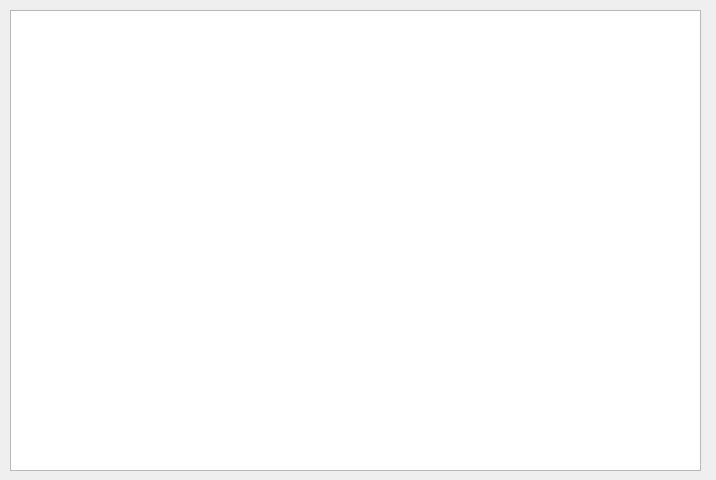
<?xml version="1.0" encoding="UTF-8"?>
<ui version="4.0">
 <class>Dialog</class>
 <widget class="QDialog" name="Dialog">
  <property name="geometry">
   <rect>
    <x>0</x>
    <y>0</y>
    <width>716</width>
    <height>480</height>
   </rect>
  </property>
  <property name="windowTitle">
   <string>Dialog</string>
  </property>
  <widget class="QColumnView" name="Emploee">
   <property name="geometry">
    <rect>
     <x>10</x>
     <y>10</y>
     <width>691</width>
     <height>461</height>
    </rect>
   </property>
  </widget>
 </widget>
 <resources/>
 <connections/>
</ui>
